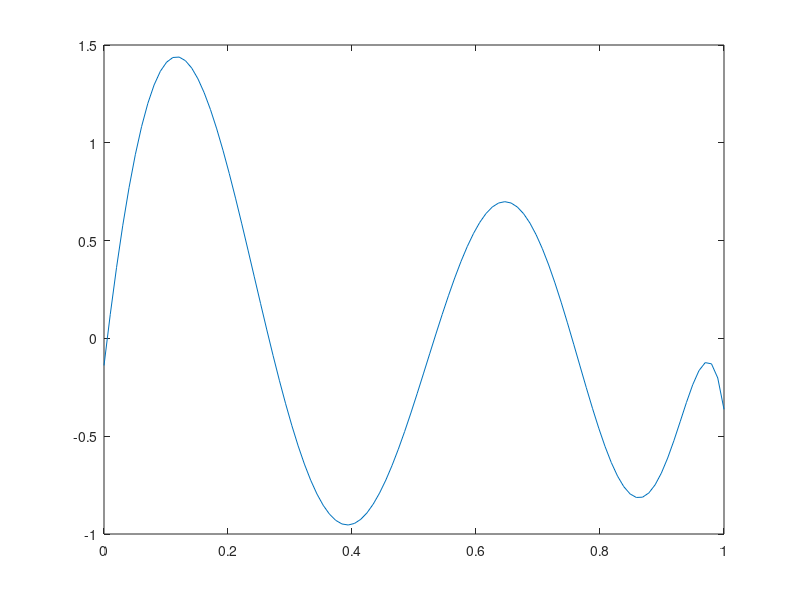

This figure's MATLAB source: (Note: this script raises an error after producing the figure.)
x = [0:1/9:1];
t = transpose([-0.11234088  1.33386848  0.69332864 -0.63718403 -1.0625367 0.40120175 0.69581025 -0.34107385 -0.70460877 -0.36980081]);

% plot(x,t)

X = repmat(transpose(x),1,10);
a = repmat(0:9,10,1);

X = X.^a;

lambda = exp(-18);
% lambda = 0;
B = diag(lambda * ones(1,10));

close all

for D = 10
    X_calc = X(:,1:D);
%     size(transpose(X_calc))
%     size(t)
%     size(X_calc)
    w = inv(transpose(X_calc)*X_calc+B)*(transpose(X_calc)*t)
    w = flip(w)
    
    if D > 9
        w_poly = polyfit(x,t,D-1)
%         w_poly(10)
        figure;
        x_plot = linspace(0,1,100);
        plot(x_plot,polyval(w,x_plot)); title("M =", D-1);
        hold on;
        scatter(x, t);
        plot(x_plot,sin(4*pi*x_plot));
        
        figure; 
        plot(x_plot,polyval(w_poly,x_plot)); title("polyfit, M =", D-1);
        hold on;
        scatter(x, t);
        plot(x_plot,sin(4*pi*x_plot));
    end
end

% XX_train = zeros(10,9);
% for i = 1:9
%     XX_train(:,i) = x;
%     XX_train(:,i) = XX_train(:,i).^i;
% end
% XX_train

